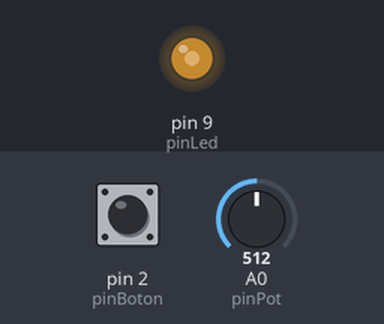
A sketch run on a simulated Arduino Uno, built with avr-gcc and run on an emulated ATmega328P. Parts: output pins drawn as LEDs (lit = HIGH). Inputs (shaded band) come from the test bench; at power-on: A0 (pinPot) = 512, pin 2 (pinBoton) LOW.

Above: at 1.2 s.
1.3 s: A0 (pinPot) set to 306
At 2.3 s:
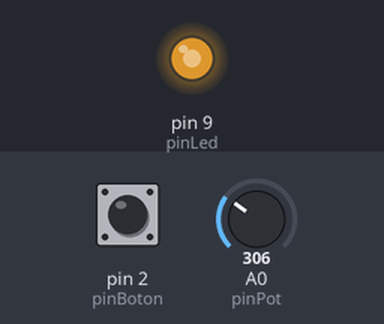
2.8 s: A0 (pinPot) set to 122
At 3.5 s:
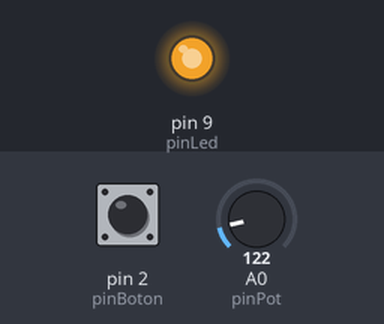
4.3 s: A0 (pinPot) set to 900
At 4.7 s:
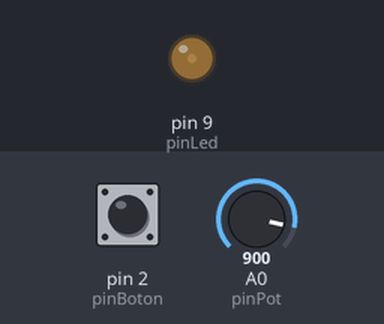
5.8 s: A0 (pinPot) set to 1023
At 7.1 s:
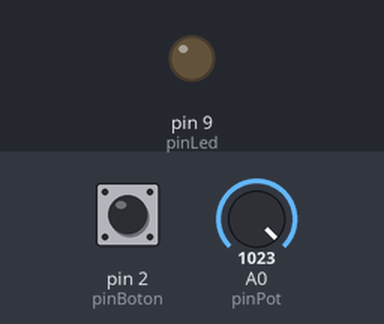
Timing chart, 0 to 8.3 s (numbered marks = the images above; inputs shaded):
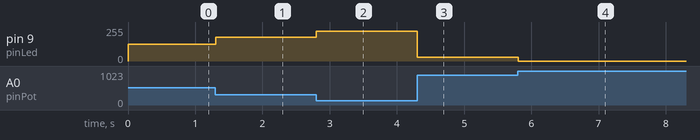

The sketch:

Boton_random_if.ino
```cpp
int pinBoton = 2;
bool estadoBoton =  0; // bool solo puede ser 0 o 1
int pinLed = 9;
int valorPot = 0; //valorPot
int pinPot = A0; //analog in siempre son input

void setup() {
  // pin del boton es para una entrada
  pinMode(pinBoton, INPUT);
  pinMode (pinLed, OUTPUT);
}

void loop() {
  estadoBoton = digitalRead (pinBoton);
  valorPot = 255 - (analogRead (pinPot) /4); //valor del potenciometro, div en 4 para convertir
  // del rango 0-1023 a 0-255
 // al anteponer el 255 - invertimos el comportamiento
  analogWrite (pinLed, valorPot);
  delay (100);
}
```

Measured:
- after the input at 1.3 s, pin 9 (pinLed): 127/255 → 179/255 at once
- after the input at 2.8 s, pin 9 (pinLed): 179/255 → 225/255 at once
- after the input at 4.3 s, pin 9 (pinLed): 225/255 → 30/255 at once
- after the input at 5.8 s, pin 9 (pinLed): 30/255 → 0/255 at once
